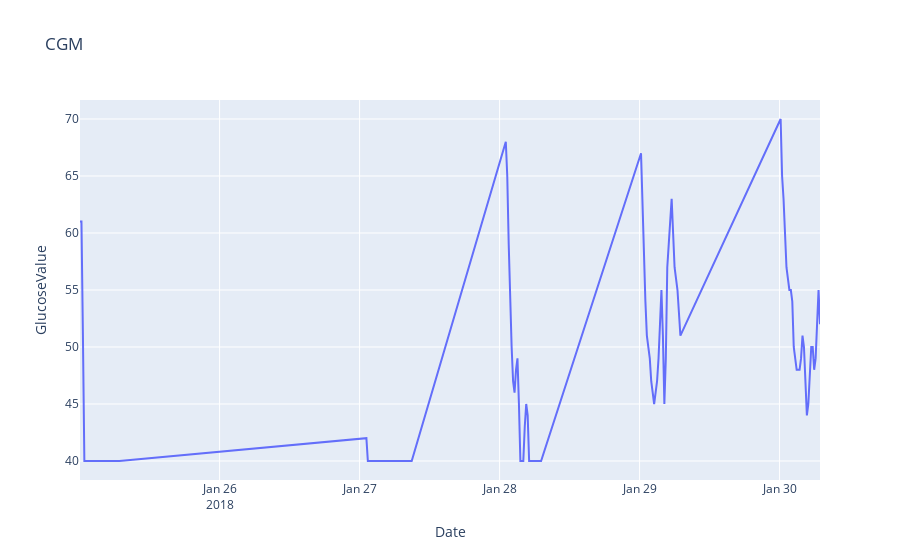

The notebook cell this image was saved under:
### Markdown cell above
Some examples from GDM

### Code cell
plotly_cgm(cgm_night.query("RegistrationCode == '262895'"))

### Figure 1 — Plotly figure (JSON) as saved in the notebook; plotly's stock layout.template omitted (floating-point values rounded to 4 significant figures; data arrays with more than 128 entries replaced by an {"elided": "..."} marker saying what was removed)
{"data": [{"hoverlabel": {"namelength": 0}, "hovertemplate": "Date=%{x}<br>GlucoseValue=%{y}", "legendgroup": "", "line": {"color": "#636efa", "dash": "solid"}, "mode": "lines", "name": "", "showlegend": false, "type": "scatter", "x": {"elided": "141 str values"}, "xaxis": "x", "y": {"elided": "141 int values"}, "yaxis": "y"}], "layout": {"legend": {"tracegroupgap": 0}, "title": {"text": "CGM"}, "xaxis": {"anchor": "y", "domain": [0, 1], "title": {"text": "Date"}}, "yaxis": {"anchor": "x", "domain": [0, 1], "title": {"text": "GlucoseValue"}}}}
